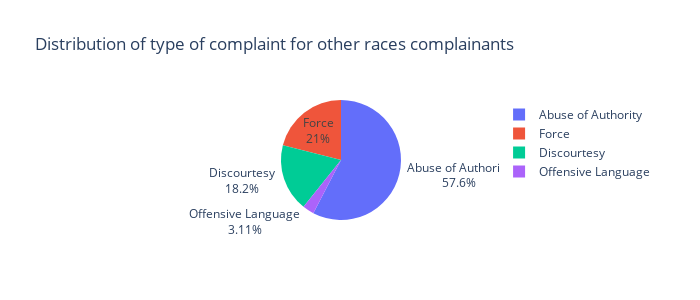

The notebook cell this image was saved under:
### Code cell
print(dfO.groupby('fado_type').count()['complaint_id'])
fig = px.pie(dfO,'fado_type',title='Distribution of type of complaint for other races complainants',width=700, height=300)
fig=fig.update_traces(textinfo="percent+label")
fig.show()

### Figure 1 — Plotly figure (JSON) as saved in the notebook; plotly's stock layout.template omitted (floating-point values rounded to 4 significant figures; data arrays with more than 128 entries replaced by an {"elided": "..."} marker saying what was removed)
{"data": [{"domain": {"x": [0, 1], "y": [0, 1]}, "hovertemplate": "fado_type=%{label}<extra></extra>", "labels": {"elided": "675 str values"}, "legendgroup": "", "name": "", "showlegend": true, "textinfo": "percent+label", "type": "pie"}], "layout": {"height": 300, "legend": {"tracegroupgap": 0}, "title": {"text": "Distribution of type of complaint for other races complainants"}, "width": 700}}
